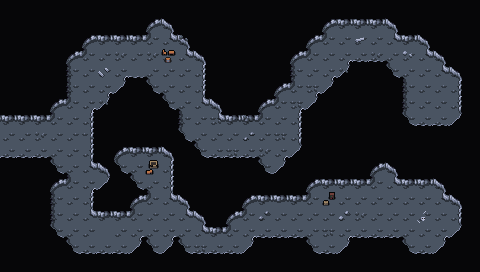

This is a level from a 2D game, rendered from its Tiled map with the project's own tilesets. A one-line summary and the map file follow, with tile-layer data summarised:
An orthogonal 30x17 tile map with 16x16 px tiles, 4 tile layers (Background, Background 2, Walls, Clutter), 2 tilesets and 4 objects.

<map version="1.10" tiledversion="1.10.1" orientation="orthogonal" renderorder="right-down" width="30" height="17" tilewidth="16" tileheight="16" infinite="0" nextlayerid="8" nextobjectid="64">
 <editorsettings>
  <export target="wastetown..tmx" format="tmx" />
 </editorsettings>
 <tileset firstgid="1" source="../../../../../common/maps/tileset/main.tsx" />
 <tileset firstgid="10113" source="../../../../../common/maps/tileset/buildings.tsx" />
 <layer id="1" name="Background" width="30" height="17">
  <data>[510 cells, 510 non-empty, 1 distinct tile ids]</data>
 </layer>
 <layer id="7" name="Background 2" width="30" height="17">
  <data>[510 cells, 493 non-empty, 1 distinct tile ids]</data>
 </layer>
 <layer id="2" name="Walls" width="30" height="17">
  <data>[510 cells, 418 non-empty, 15 distinct tile ids]</data>
 </layer>
 <layer id="3" name="Clutter" width="30" height="17">
  <properties>
   <property name="spriteLayer" type="bool" value="true" />
  </properties>
  <data>[510 cells, 55 non-empty, 16 distinct tile ids]</data>
 </layer>
 <objectgroup id="4" name="Objects">
  <object id="60" template="../../../../../common/maps/obj/door_right.tx" x="0.350854" y="145.147">
   <properties>
    <property name="teleport" value="../AvatarEdited/maps/map/cave/cave_multilevel_2/cave_18C.tmx" />
    <property name="teleportObjectId" value="62" />
   </properties>
  </object>
  <object id="61" template="../../../../../common/maps/obj/gold.tx" x="444.333" y="224.667" />
  <object id="62" template="../../../../../common/maps/obj/gold.tx" x="425" y="124.667" />
  <object id="63" template="../../../../../common/maps/obj/manashards.tx" x="155" y="51" />
 </objectgroup>
</map>
